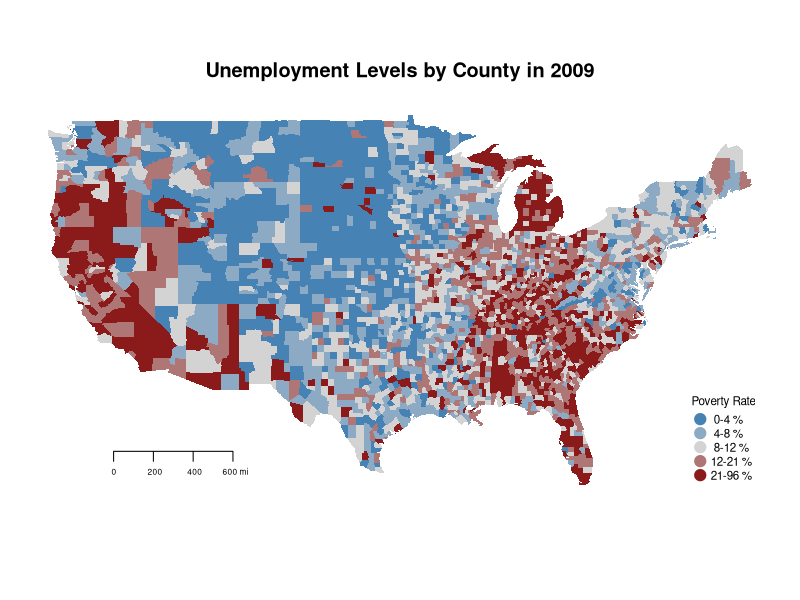
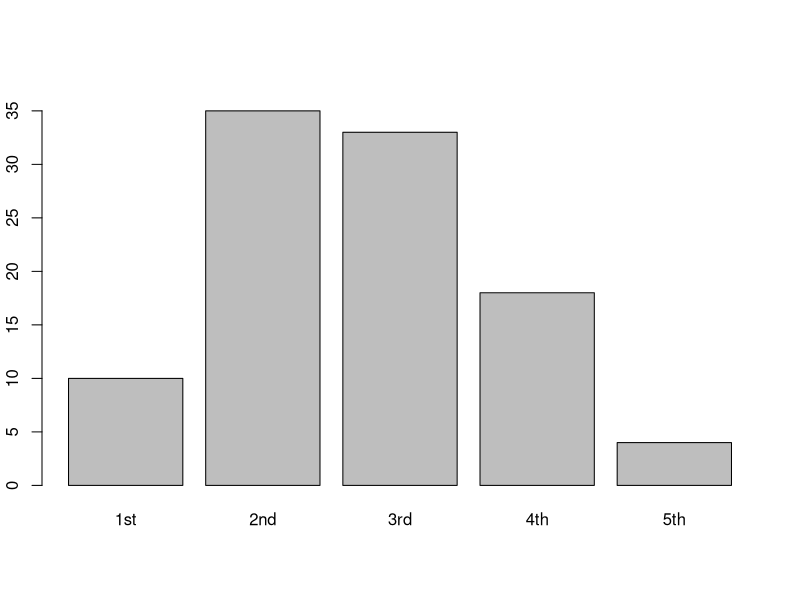
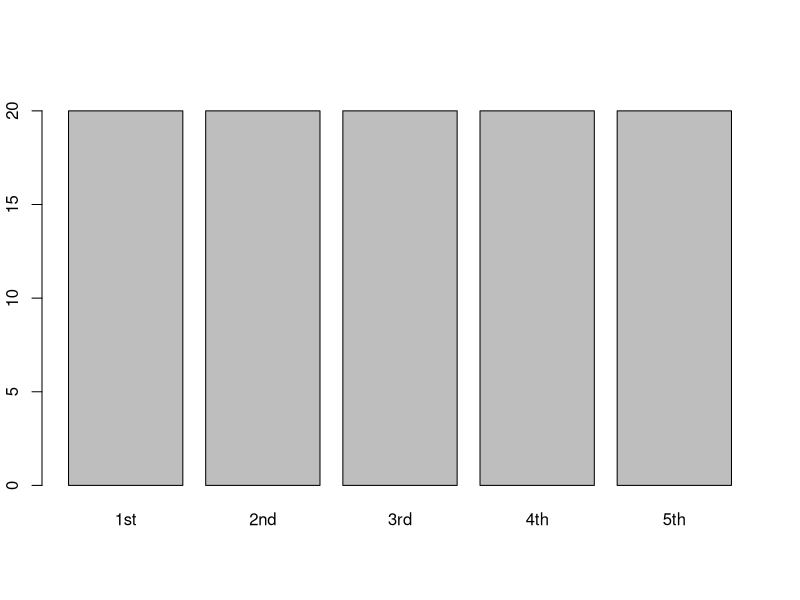
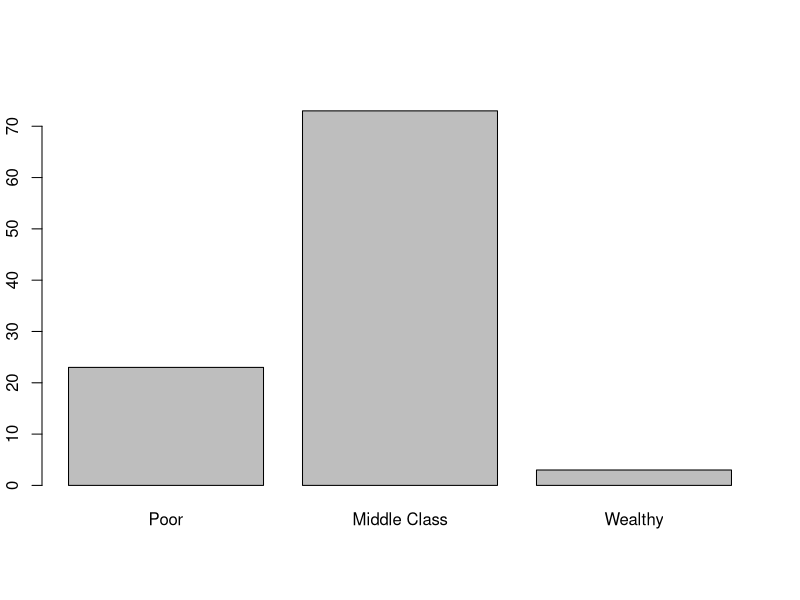

The R script that drew these images, in order:



###  CHOROPLETH MAP EXAMPLE








# STEP 1:

# we are using the maps() package here so no tiger shapefiles necessary

library( maps )




# STEP 2: 

# also cheating here by using a built-in dataset


data( unemp )

data( county.fips ) # dataset associated with maps package - needed for join





# STEP 3: assign a color to each level of unemployment, red = high, gray = medium, blue = low

color.function <- colorRampPalette( c("steel blue","light gray","firebrick4" ) )

col.ramp <- color.function( 5 ) # number of groups you desire





# STEP 4: create the levels of data

color.vector <- cut( rank(unemp$unemp), breaks=5, labels=col.ramp )

color.vector <- as.character( color.vector )




# STEP 5: match the correct levels to the proper counties

this.order <- match( county.fips$fips, unemp$fips )

color.vec.ordered <- color.vector[ this.order ]





# STEP 6: draw the map

map( database="county", col=color.vec.ordered, fill=T, lty=0 )




# STEP 7: add the map bling

title( main="Unemployment Levels by County in 2009")

map.scale( metric=F, ratio=F, relwidth = 0.15, cex=0.5 )

legend.text=c(" 0-4 %"," 4-8 %"," 8-12 %","12-21 %","21-96 %")

legend( "bottomright", bg="white",
        pch=19, pt.cex=1.5, cex=0.7,
        legend=legend.text, 
        col=col.ramp, 
        box.col="white",
        title="Poverty Rate" 
       )





# cut() vs. cut(rank())

# http://uxblog.idvsolutions.com/2010/03/crazy-world-of-range-breaks.html


x <- rnorm(100)


# equal spaced bins from min(x) to max(x)

cut.groups <- cut( x, breaks=5, labels=c("1st","2nd","3rd","4th","5th") )

barplot( table(cut.groups) )


# percentiles

cut.groups <- cut( rank(x), breaks=5, labels=c("1st","2nd","3rd","4th","5th") )

barplot( table(cut.groups) )


# using government definitions of poverty and high tax bracket

x <- rnorm(100, 50000, 30000)

summary(x)  

# below $25,000 is poverty
# above $100,000 is high tax bracket (wealth)

cut.groups <- cut( x, breaks=c( min(x), 25000, 100000, max(x) ), labels=c("Poor","Middle Class","Wealthy") )

barplot( table(cut.groups) )